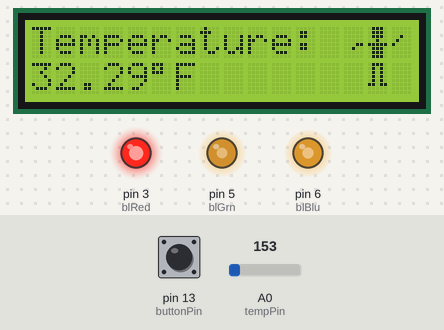
A sketch run on a simulated Arduino Uno, built with avr-gcc and run on an emulated ATmega328P. Shown: 16×2 character LCD, output pins drawn as LEDs (lit = HIGH). The test bench sets the inputs (shaded band); at power-on: pin 13 (buttonPin) HIGH, A0 (tempPin) = 153. What the sketch prints to the serial monitor is not drawn.

Above: at 1.2 s.
1.3 s: pin 13 (buttonPin) pulled LOW for 0.15 s
At 2.4 s:
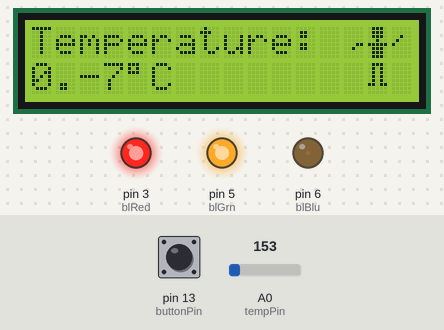
2.9 s: pin 13 (buttonPin) pulled LOW for 1 s
At 4.9 s:
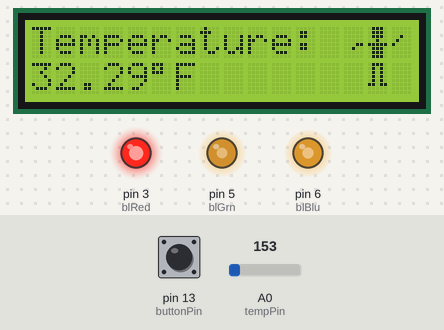
5.4 s: pin 13 (buttonPin) pulled LOW for 3.2 s
At 9.7 s:
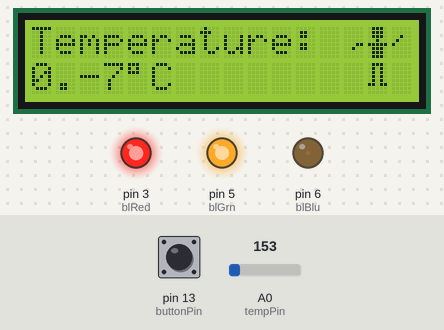
Timing chart, 0 to 11.2 s (numbered marks = the images above; inputs shaded):
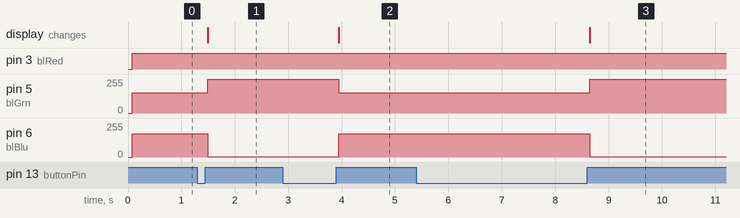

Measured:
- after the input at 1.3 s, pin 5 (blGrn): 153/255 → 254/255 after 0.20 s; pin 6 (blBlu): 175/255 → 2/255 after 0.20 s; the display: changes after 0.20 s (image 1)
- after the input at 2.9 s, pin 5 (blGrn): 254/255 → 153/255 after 1.0 s; pin 6 (blBlu): 2/255 → 175/255 after 1.0 s; the display: changes after 1.0 s (image 2)
- after the input at 5.4 s, pin 5 (blGrn): 153/255 → 254/255 after 3.2 s; pin 6 (blBlu): 175/255 → 2/255 after 3.2 s; the display: changes after 3.2 s (image 3)

The sketch:

Final_Arduino_Code.ino
```cpp
// LCD_Control.ino

#include <LiquidCrystal.h>
LiquidCrystal lcd(7,8,9,10,11,12); //Initialize LCD. Give data pin locations
int brightness = 255; //Enables changing the overall backlight brightness
int blRed=3;  //Red backlight pin
int blGrn=5;  //Green backlight pin
int blBlu=6;  //Blue backlight pin
int r=1; //Used to set 0-255 value for backlight red LED
int g=1; //Used to set 0-255 value for backlight green LED
int b=1; //Used to set 0-255 value for backlight blue LED

const int tempPin = A0;  //For temperature reading and modes
long tempC1 = 0; //Tens and ones place of Celsius temperature
long tempC2 = 0; //Decimal of Celsius temperature
long tempF1 = 0;//Tens and ones place of Celsius temperature
long tempF2 = 0;//Decimal of Celsius temperature
int i = 0; //Used to determine whether to display C or F
int TempRunOnce=1; //Used to prevent rapid refreshing and flickering of the screen

int buttonPin = 13;   //Pushbutton Pin
long reading = 0; //Used for reading the pushbutton state
int buttonState = LOW;//Pushbutton state variable
int lastButtonState = HIGH; //Pushbutton memory state

long lastDebounceTime = 0; //Used for debouncing
long debounceDelay = 40; //Debounce delay in milliseconds

String IncomingMessage; //Used to store the incoming serial message from a PC.

//Custom Character setup
byte box1 [8] = {
  B00000,
  B00000,
  B00000,
  B00000,
  B00011,
  B00100,
  B00000,
  B00000
};

byte box2 [8] = {
  B01110,
  B01110,
  B01110,
  B00100,
  B11111,
  B01110,
  B01110,
  B01110
};

byte box3 [8] = {
  B00000,
  B00000,
  B00100,
  B01000,
  B10000,
  B00000,
  B00000,
  B00000
};

byte box4 [8] = {
  B01110,
  B01010,
  B01010,
  B01010,
  B01010,
  B11011,
  B00000,
  B00000
};


void setup()
  {
  pinMode (buttonPin, INPUT);
  pinMode(tempPin,INPUT);
 	analogReference(EXTERNAL);  //Use 3.3 volt supply as AREF

  // Set up the LCD's number of rows and columns and clear it.
  lcd.begin(16, 2);
  lcd.clear();

	//Set up the backlight controls
  pinMode(blRed, OUTPUT);
  pinMode(blGrn, OUTPUT);
  pinMode(blBlu, OUTPUT);

  lcd.createChar (1, box1); //create custom characters
  lcd.createChar (2, box2);
  lcd.createChar (3, box3);
  lcd.createChar (4, box4);

  lcd.setCursor(0,0);       //Sets cursor at the origin
  lcd.print("Temperature: "); //Prints "Temperature :" label to first line

  brightness = 255; //Sets screen to maximum brightness
  Serial.begin(9600); //Start the serial port
  Serial.println("1050"); //The Arduino prints to the serial port to indicate that it has loaded and is ready to recieve information. Used to alert Python code that Arduino has loaded after Pyserial forces an Arduino restart.
  }


void loop()
{
  long tempReading = analogRead (tempPin); //Read temperature from sensor
  long voltage = (tempReading*3300)/1023;  //Convert to voltage (in mV)

  //Debounce Button
  int reading = digitalRead (buttonPin);

  if (reading != lastButtonState)//Looking for a change in the button's state
  {
    lastDebounceTime = millis (); //Saves the time at which the state changed
  }
  if ((millis () - lastDebounceTime > debounceDelay )) //Check whether its been debounceDelay milliseconds since the button's state initially changed
  {
    if (reading != buttonState) //Check whether the button is currently the opposite of what it began as
    {
      buttonState = reading; //Store current reading

      if (buttonState == HIGH) //Only switch if the button is HIGH
      {
        i++; //increments i, used to select between C and F
        TempRunOnce=1; //Sets TempRunOnce=0; this displays the temp once per button press to prevent screen flicker
        lcd.setCursor(0,0); //Sets LCD cursor at the origin
        lcd.print("Temperature: "); //Prints temperature text label
      }
    }
  }

  lastButtonState = reading; //Stores the latest reading from the button

  if (( i % 2)== 0) //checks whether i is an even number
  {
    if(TempRunOnce==1) //checks whether this is the first time through this if-statement since the button has been pressed
    {
      tempC1 = ((voltage - 500)/10);//converting from 10 mv per degree wit 500 mV offset
      //to degrees ((voltage - 500mV) times 100)
      tempC2 =((voltage - 500)%10) ;
      lcd.setCursor(0,1);
      lcd.print(tempC1);
      lcd.print (".");
      lcd.print(tempC2);
      lcd.print (char (223));
      lcd.println ("C          ");
      Serial.print(tempC1); Serial.print(".");Serial.print(tempC2);Serial.println("C");
      g=map(tempC1,20,30,0,255); //map green backlight LED to display 0 when temp is 20C, 255 when temp is
      b=map(tempC1,20,30,255,0); //map green backlight LED to display 0 when temp is 20C, 255 when temp is
      r=0;
      setBacklight(r,g,b);//Use the setBacklight function to change backlight
      ShowCustomChar();
      TempRunOnce++ ;
    }
  }
  if( i%2 !=0) //checks whether i is an odd number
  {
    if (TempRunOnce==1)
    {
     // now convert to Fahrenheit
     tempF1 = (((((voltage-500)/10)*9)/5)+32);
     tempF2 = (((((voltage-500)%10)*9)%5)+32);
     lcd.setCursor(0,1);
     lcd.print(tempF1);
     lcd.print (".");
     lcd.print(tempF2);
     lcd.print (char (223)); //Print the degree sign to the LCD
     lcd.println ("F         ");
     Serial.print(tempF1); Serial.print(".");Serial.print(tempF2);Serial.println("F");
     g=map(tempC1,65,80,0,255);
     b=map(tempC1,65,80,255,0);
     r=0;
     setBacklight(r,g,b);
     ShowCustomChar();
     TempRunOnce++;
   }
  }
  if ( Serial.available() > 0) //Checks for incoming data from the serial port
  {
    while(Serial.available() >0) //Loops as long as there is incoming data
    {
     char recieved=Serial.read(); //Stores the recieved character

     if (recieved==char(003)) //Check to see whether   character has been recieved. Python appends this to the end of each custom message it sends.
     {
      lcd.clear(); //Clear the LCD
      lcd.print(IncomingMessage); //Print everything recieved to the serial port, excluding the   character to the LCD
      delay(10000); //Display the message for 10 seconds
      lcd.clear(); //Clear the message from the screen
      lcd.print("Press button to"); //Prompt the user to press the button to
      lcd.setCursor(0,1);           //resume temperature display
      lcd.print("continue.");
        IncomingMessage="";   //Clear IncomingMessage string for next message
      }
      else{
        IncomingMessage += recieved; //if the message isn't over yet, append the latest recieved character to a string
      }
    }
  }
}

void ShowCustomChar() //A function which will print four custom characters in their appropriate places at the far right side of the LCD.
{
  lcd.setCursor(13,0); //Set cursor to print boxes 1-3 on the first line
  lcd.write (1); //Print box 1
  lcd.write (2); //Print box 2
  lcd.write (3); //Print box 3
  lcd.setCursor (14,1); //Set cursor to print box four on the bottom line below box 2
  lcd.write (4); //Print box 4
}


void setBacklight(uint8_t r, uint8_t g, uint8_t b) {
  //Normalize the red LED--its brighter than the rest.
  r = map(r, 0, 255, 0, 100);
  g = map(g, 0, 255, 0, 150);

  //Map rgb values to reflect brightness variable.
  r = map(r, 0, 255, 0, brightness);
  g = map(g, 0, 255, 0, brightness);
  b = map(b, 0, 255, 0, brightness);

  //Common anode so invert!
  r = map(r, 0, 255, 255, 0);
  g = map(g, 0, 255, 255, 0);
  b = map(b, 0, 255, 255, 0);\

  //Set backlight LEDs to mapped values
  analogWrite(blRed, r);
  analogWrite(blGrn, g);
  analogWrite(blBlu, b);
}
```
